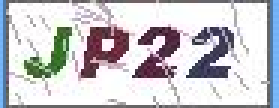
#> input picture aabb.jpg, 93 x 36 px (shown 3 times larger)
$ python check_image_code.py
#> lines starting #> are read from the running program, lines starting #| are printed output that depends on the picture; after the words box and inside, x2 and y2 are one past the last pixel; in counts of white or black regions, pixels touching at a corner belong together
import pytesseract
from PIL import Image
#!/usr/bin/python3
# coding=UTF-8
import requests
from urllib.request import urlretrieve

# [5 lines of commented-out code are left out]


def initTable(threshold=140):
 table = []
 for i in range(256):
     if i < threshold:
         table.append(0)
     else:
         table.append(1)

 return table


image = Image.open('aabb.jpg')
#> image is the input picture: PIL image 93x36 RGB; mean R, G, B 199.3, 198.2, 203.1
image = image.convert('L')
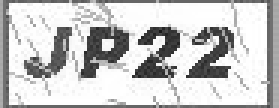
#> image: PIL image 93x36 L (shown 3 times larger); min 24, max 255, mean 199.1
binaryImage = image.point(initTable(), '1')
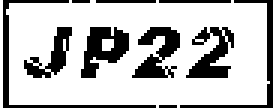
#> binaryImage: PIL image 93x36 1 (shown 3 times larger); 74.6% white; 10 black regions (2 under 20 px), largest, box (x1, y1, x2, y2) and area: (27, 9, 43, 26) 153, (44, 9, 60, 26) 145, (62, 9, 78, 26) 140
binaryImage.show()
print(pytesseract.image_to_string(binaryImage, config='-psm 6'))
#> (this line was passed over: pytesseract is not available in this run)
# vcode = pytesseract.image_to_string(image)
# print ("codew:"+vcode)
